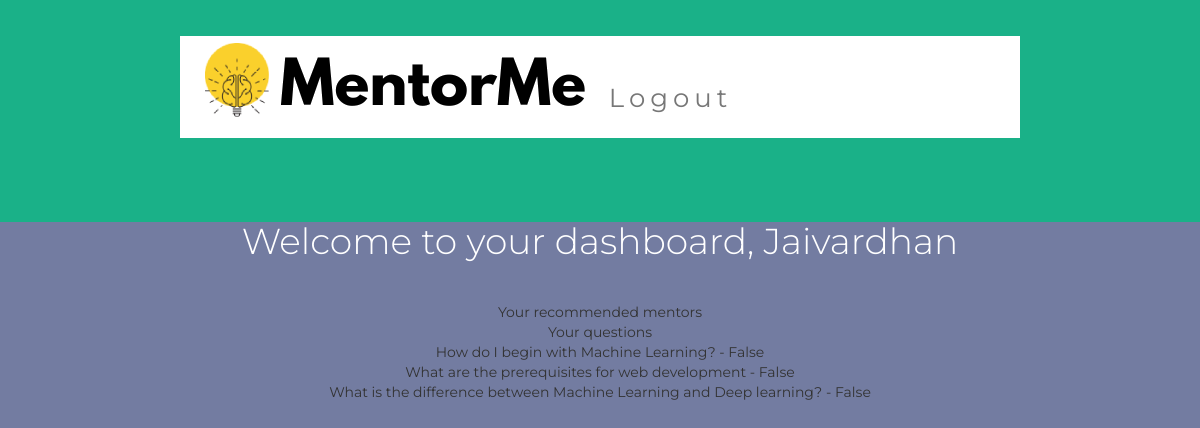
Screenshot of /mentorme/dashboard (signed in) with the database file from the repository.
### prototype/models.py (models this page shows, shortened)
class User(AbstractBaseUser):
    USER_TYPE_CHOICES = (
        ("ME", "Mentee"),
        ("MO", "Mentor"),
    )
    first_name = models.CharField(max_length=64)
    last_name = models.CharField(max_length=64)
    email = models.EmailField(unique=True)
    user_type = models.CharField(
        max_length = 2,
        choices = USER_TYPE_CHOICES,
        default = 'ME'
        )
    is_admin = models.BooleanField(default=False)
    is_staff = models.BooleanField(default=False)
    is_active = models.BooleanField(default=True)
    is_superuser = models.BooleanField(default=False)
    skills = models.ManyToManyField(Skill)
    objects = userManager()
    USERNAME_FIELD = "email"
    REQUIRED_FIELDS = ["first_name", "last_name", "user_type"]

class Question(models.Model):
    user = models.ForeignKey(User, on_delete=models.CASCADE, to_field='email', blank=False, default=User.objects.filter(email="jaivardhan@gmail.com").get().email)
    title = models.CharField(max_length=128)
    is_answered = models.BooleanField(default=False)

### prototype/views.py (the view)
# urls.py: path("dashboard", views.dashboard, name="dashboard")
def dashboard(request):
    user = User.objects.filter(email=request.user.email).get()
    questions = Question.objects.filter(user=user)
    users = User.objects.prefetch_related(Prefetch('skills'))
    mentors = users.filter(user_type='MO')
    data = []
    for mentor in mentors:
        mentor_dict = model_to_dict(mentor)
        del mentor_dict['id'], mentor_dict['last_login'], mentor_dict['password'], mentor_dict['user_type'], mentor_dict['is_admin'], mentor_dict['is_staff'], mentor_dict['is_superuser'], mentor_dict['is_active'], mentor_dict['skills']
        skills_values = [skill.name for skill in mentor.skills.all()]
        skills_values_str = ','.join(skills_values)
        mentor_dict['skills'] = skills_values_str
        data.append(mentor_dict)
    skill_list = [skill.name for skill in user.skills.all()]
    skills = ','.join(skill_list)
    recommended_mentors = get_recommendation_skills(skills, data)
    return render(request, "prototype/dashboard.html", {
        "questions": questions,
        "mentors": recommended_mentors
    })

### prototype/nlp.py (called while the page is built)
def get_recommendation_skills(match_skills, mentors, count=5):
    mentors = pd.DataFrame(mentors)
    vectorizer = TfidfVectorizer(stop_words='english')
    vectors = vectorizer.fit_transform(mentors.skills)
    title_vector = vectorizer.transform([match_skills])
    cosine_sim = cosine_similarity(vectors, title_vector)
    idx = np.argsort(np.array(cosine_sim[:,0]))[-count:]
    ans = mentors.iloc[idx]
    return ans["email"].to_list()

### prototype/templates/prototype/dashboard.html (shortened to what this page needs)
{% extends "prototype/navbar.html" %} {% block body %}
    <h1>Welcome to your dashboard, {{request.user.first_name}}</h1>
    <div>Your recommended mentors</div>
    <div>Your questions</div>
    {% for question in questions %}
    <div> {{question.title}} - {{question.is_answered}} </div>
    {% endfor %}
{% endblock %}

### prototype/static/prototype/styles.css (style rules this page uses)
body { background-color: #737CA1; }
*, *:before, *:after { box-sizing: border-box; }
h1 { text-align: center; color: #ffffff; font-weight: 300; margin: 0 0 40px; }
:root { --color-text: #2c3e50; --color-text-light: #34495e; --color-white: #ecf0f1; --shadow-dark: 0 2rem 6rem rgba(0, 0, 0, 0.3); --shadow-light: 0 2rem 5rem rgba(0, 0, 0, 0.06); --line: 1px solid var(--color-grey-light-2); }
body { font-family: "Montserrat"; text-align: center; }
h1 , h2 , h3 , h4 , h5 , h6 { font-family:"Montserrat"; }

### rows the page displays
User: user.first_name "Jaivardhan"
Question: title "How do I begin with Machine Learning?", is_answered "False"
Question: title "What are the prerequisites for web development", is_answered "False"
Question: title "What is the difference between Machine Learning and Deep learning?", is_answered "False"
